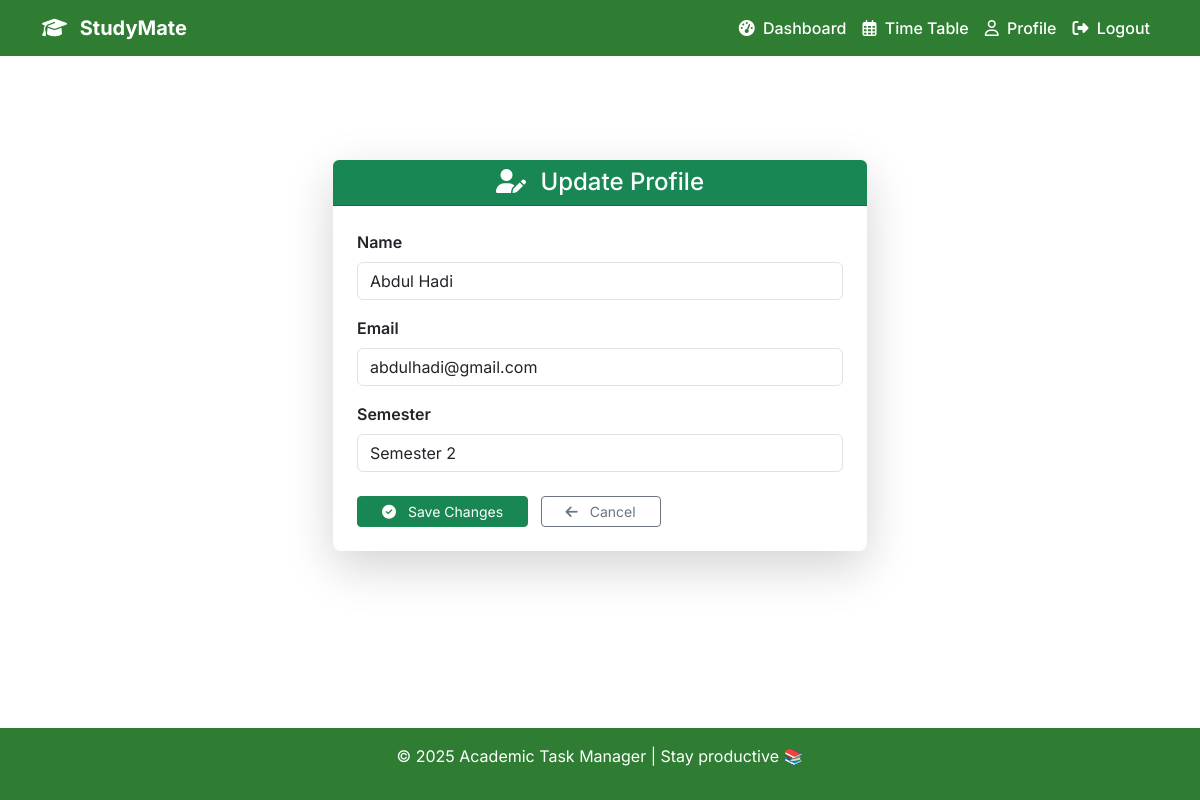
/profile/edit/ (signed in), run on the app's committed database.
### accounts/models.py (models this page shows, shortened)
class CustomUser(AbstractBaseUser, PermissionsMixin):
    name = models.CharField(max_length=100)
    email = models.EmailField(unique=True)
    SEMESTER_CHOICES = [(i, f"Semester {i}") for i in range(1, 9)]
    semester = models.PositiveSmallIntegerField(choices=SEMESTER_CHOICES, default=1)
    is_active = models.BooleanField(default=True)
    is_staff = models.BooleanField(default=False)
    created_at = models.DateTimeField(default=timezone.now)
    updated_at = models.DateTimeField(auto_now=True)
    USERNAME_FIELD = "email"
    REQUIRED_FIELDS = ["name"]
    objects = CustomUserManager()

### accounts/views.py (the view)
# urls.py: path("profile/edit/", edit_profile, name="edit_profile"),
@login_required
def edit_profile(request):
    user = request.user
    if request.method == "POST":
        form = ProfileEditForm(request.POST, instance=user)
        if form.is_valid():
            form.save()
            return redirect("profile")  # redirect to profile page after editing
    else:
        form = ProfileEditForm(instance=user)
    return render(request, "edit_profile.html", {"form": form})

### accounts/forms.py
class ProfileEditForm(forms.ModelForm):
    class Meta:
        model = CustomUser
        fields = ["name", "email", "semester"]

### templates/edit_profile.html (shortened to what this page needs)
{% extends "base.html" %}
{% load widget_tweaks %}
{% block content %}
<div class="container py-5">
    <div class="row justify-content-center">
        <div class="col-lg-6 col-md-8">
            <div class="card shadow-lg border-0 rounded-3">
                <div class="card-header bg-success text-white text-center rounded-top">
                    <h4 class="mb-0">
                        <i class="fa-solid fa-user-pen me-2"></i> Update Profile
                    </h4>
                </div>
                <div class="card-body p-4">
                    <form method="post" novalidate>
                        {% for field in form %}
                            <div class="mb-3">
                                <label for="{{ field.id_for_label }}" class="form-label fw-semibold">
                                    {{ field.label }}
                                </label>
                                {% render_field field class="form-control" %}
                            </div>
                        {% endfor %}
                        <div class="text-center text-sm-start mt-4">
                            <button type="submit" class="btn btn-success btn-sm px-4">
                                <i class="fa-solid fa-circle-check me-2"></i> Save Changes
                            </button>
                            <a href="{% url 'profile' %}" class="btn btn-outline-secondary btn-sm ms-2 px-4">
                                <i class="fa-solid fa-arrow-left me-2"></i> Cancel
                            </a>
                        </div>
                    </form>
                </div>
            </div>
        </div>
    </div>
</div>
{% endblock %}

### templates/base.html (style rules this page uses)
body { font-family: 'Inter', sans-serif; background-color: #FFFFFF; color: #333; margin: 0; padding: 0; display: flex; flex-direction: column; min-height: 100vh; }

### data on the page
CustomUser: name "Abdul Hadi" "abdulhadi@gmail.com" "Semester 2"

### other printed values
{{ field.label }} "Name" "Email" "Semester"
{{ year|default:"2025" }} "2025"
